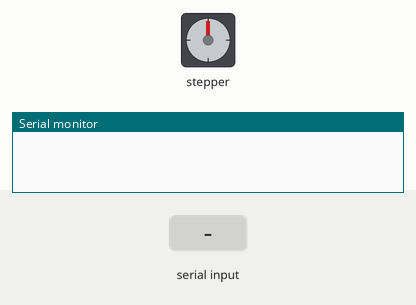
Recording of a sketch running on a simulated Arduino Uno, built with avr-gcc and run on an emulated ATmega328P. Parts: stepper motor, the last lines printed to the serial monitor. Inputs (shaded band) come from the test bench. Stepper angles assume 200 steps per turn.

Above: at 1.2 s.
1.3 s: "GOTO:\n" received over Serial
At 1.45 s:
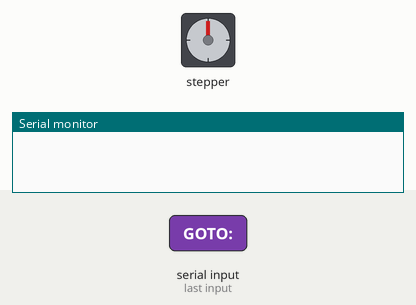
At 2.05 s:
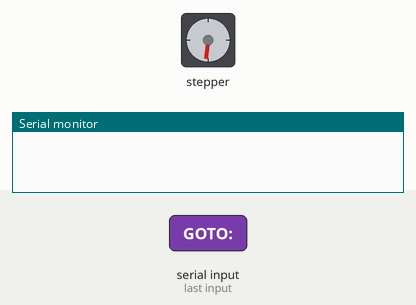
4.3 s: "SET_SPEED:90\n" received over Serial
At 4.76 s:
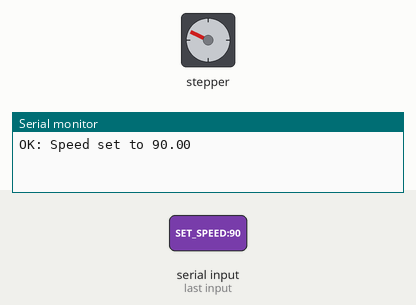
7.3 s: "SET_STEPS:\n" received over Serial
At 7.82 s:
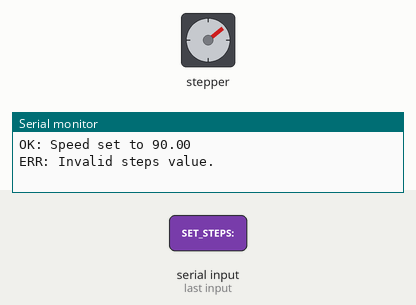
10.3 s: "PING\n" received over Serial
13.3 s: "90,45,200\n" received over Serial
16.3 s: "90,45\n" received over Serial
Timing chart, 0 to 20.3 s (numbered marks = the images above; inputs shaded):
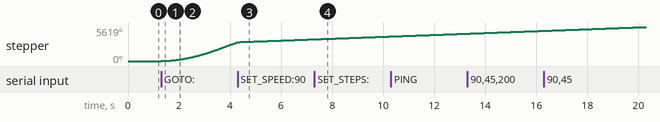

The sketch:

Arduino.ino
```cpp
/*
  Decibel Defender - Arduino Stepper Motor Controller

  This sketch controls a NEMA 17 stepper motor using an A4988 driver
  on a CNC Shield v3. It listens for serial commands from a host
  (like a web app using the Web Serial API) to open, close, or move
  the curtain to a specific percentage.

  It includes logic to disable the motor when idle to prevent overheating
  and has safer default speed/acceleration settings to prevent skipping.

  Commands:
  - OPEN          : Moves the motor to the 0 position (fully open).
  - CLOSE         : Moves the motor to the `totalSteps` position (fully closed).
  - GOTO:[0-100]  : Moves the motor to a specific percentage of its travel.
  - SET_STEPS:[N] : Calibrates the total number of steps for full travel.
  - SET_SPEED:[N] : Sets the maximum motor speed (e.g., 400-2000).
  - SET_ACCEL:[N] : Sets the motor acceleration (e.g., speed / 2).
  - PING          : Responds with "PONG" to check the connection.
*/

#include <AccelStepper.h>

// Define the stepper motor connections for the X-axis on the CNC Shield
#define STEP_PIN   2
#define DIR_PIN    5
#define ENABLE_PIN 8 // All enable pins are tied to this one on the shield

// Create a new instance of the AccelStepper class
AccelStepper stepper(AccelStepper::DRIVER, STEP_PIN, DIR_PIN);

// --- Configuration Variables ---
long totalSteps = 20000; // Default total steps for full travel (calibrate this!)
String inputString = "";     // A String to hold incoming data
bool stringComplete = false; // Whether the string is complete

void setup() {
  Serial.begin(115200); // Start serial communication
  inputString.reserve(200); // Reserve 200 bytes for the inputString

  // Set the enable pin to OUTPUT and disable the motor initially
  // The A4988 driver's enable pin is active LOW.
  pinMode(ENABLE_PIN, OUTPUT);
  digitalWrite(ENABLE_PIN, HIGH); // HIGH = disabled

  // Set safer default motor speed and acceleration to prevent skipping
  stepper.setMaxSpeed(1000);
  stepper.setAcceleration(500);

  stepper.setEnablePin(ENABLE_PIN);
  stepper.setPinsInverted(false, false, true); // Invert the enable pin signal
}

void loop() {
  // Check if new serial data has arrived and process it
  serialEvent();

  if (stringComplete) {
    inputString.trim(); // Remove any leading/trailing whitespace
    handleCommand(inputString); // Process the command
    inputString = ""; // Clear the string
    stringComplete = false;
  }

  // If the motor is running, this function must be called as often as possible
  if (stepper.isRunning()) {
    stepper.run();
  } else {
    // If the motor has stopped, disable it to save power and prevent heat.
    // AccelStepper handles this automatically with setEnablePin.
  }
}

// This function is called when a complete command is received
void handleCommand(String cmd) {
  if (cmd.startsWith("GOTO:")) {
    int percentage = cmd.substring(5).toInt();
    percentage = constrain(percentage, 0, 100); // Clamp value between 0 and 100
    long targetPosition = map(percentage, 0, 100, totalSteps, 0);
    stepper.enableOutputs(); // Enable motor
    stepper.moveTo(targetPosition);
  }
  else if (cmd.equals("OPEN")) {
    stepper.enableOutputs(); // Enable motor
    stepper.moveTo(0);
  }
  else if (cmd.equals("CLOSE")) {
    stepper.enableOutputs(); // Enable motor
    stepper.moveTo(totalSteps);
  }
  else if (cmd.startsWith("SET_STEPS:")) {
    long steps = cmd.substring(10).toInt();
    if (steps > 0) {
      totalSteps = steps;
      Serial.println("OK: Steps set to " + String(totalSteps));
    } else {
      Serial.println("ERR: Invalid steps value.");
    }
  }
  else if (cmd.startsWith("SET_SPEED:")) {
    float speed = cmd.substring(10).toFloat();
    if (speed > 0) {
        stepper.setMaxSpeed(speed);
        Serial.println("OK: Speed set to " + String(speed));
    }
  }
  else if (cmd.startsWith("SET_ACCEL:")) {
    float accel = cmd.substring(10).toFloat();
    if (accel > 0) {
        stepper.setAcceleration(accel);
        Serial.println("OK: Acceleration set to " + String(accel));
    }
  }
  else if (cmd.equals("PING")) {
    Serial.println("PONG");
  }
  else {
    // Ignore empty commands
    if(cmd.length() > 0) {
      Serial.println("ERR: Unknown command: " + cmd);
    }
  }
}

// This function reads serial data into a buffer until a newline is received
void serialEvent() {
  while (Serial.available() && !stringComplete) {
    char inChar = (char)Serial.read();
    if (inChar == '\n') {
      stringComplete = true;
    } else {
      inputString += inChar;
    }
  }
}
```

Measured:
- after the input at 1.3 s, stepper: keeps turning clockwise at about 1042°/s, starting at once
